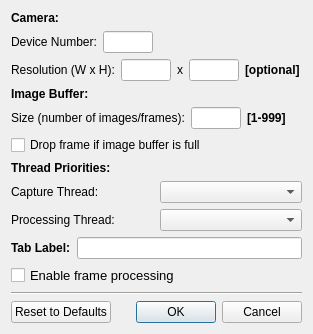
<?xml version="1.0" encoding="UTF-8"?>
<ui version="4.0">
 <class>CameraConnectDialog</class>
 <widget class="QDialog" name="CameraConnectDialog">
  <property name="geometry">
   <rect>
    <x>0</x>
    <y>0</y>
    <width>313</width>
    <height>333</height>
   </rect>
  </property>
  <property name="windowTitle">
   <string>Connect to Camera</string>
  </property>
  <layout class="QVBoxLayout" name="verticalLayout_5">
   <item>
    <layout class="QVBoxLayout" name="verticalLayout_4">
     <item>
      <layout class="QVBoxLayout" name="verticalLayout_3">
       <item>
        <widget class="QLabel" name="label_1">
         <property name="font">
          <font>
           <pointsize>9</pointsize>
           <weight>75</weight>
           <bold>true</bold>
          </font>
         </property>
         <property name="text">
          <string>Camera:</string>
         </property>
        </widget>
       </item>
       <item>
        <layout class="QHBoxLayout" name="horizontalLayout_2">
         <item>
          <widget class="QLabel" name="label_9">
           <property name="font">
            <font>
             <pointsize>9</pointsize>
             <weight>50</weight>
             <bold>false</bold>
            </font>
           </property>
           <property name="text">
            <string>Device Number:</string>
           </property>
          </widget>
         </item>
         <item>
          <widget class="QLineEdit" name="deviceNumberEdit">
           <property name="enabled">
            <bool>true</bool>
           </property>
           <property name="sizePolicy">
            <sizepolicy hsizetype="Fixed" vsizetype="Fixed">
             <horstretch>0</horstretch>
             <verstretch>0</verstretch>
            </sizepolicy>
           </property>
           <property name="minimumSize">
            <size>
             <width>50</width>
             <height>0</height>
            </size>
           </property>
           <property name="maximumSize">
            <size>
             <width>50</width>
             <height>16777215</height>
            </size>
           </property>
           <property name="font">
            <font>
             <pointsize>9</pointsize>
             <weight>50</weight>
             <italic>false</italic>
             <bold>false</bold>
            </font>
           </property>
          </widget>
         </item>
         <item>
          <spacer name="horizontalSpacer_1">
           <property name="orientation">
            <enum>Qt::Horizontal</enum>
           </property>
           <property name="sizeHint" stdset="0">
            <size>
             <width>40</width>
             <height>20</height>
            </size>
           </property>
          </spacer>
         </item>
        </layout>
       </item>
       <item>
        <layout class="QHBoxLayout" name="horizontalLayout_8">
         <item>
          <widget class="QLabel" name="label_11">
           <property name="font">
            <font>
             <pointsize>9</pointsize>
             <weight>50</weight>
             <bold>false</bold>
            </font>
           </property>
           <property name="text">
            <string>Resolution (W x H):</string>
           </property>
          </widget>
         </item>
         <item>
          <widget class="QLineEdit" name="resWEdit">
           <property name="enabled">
            <bool>true</bool>
           </property>
           <property name="sizePolicy">
            <sizepolicy hsizetype="Fixed" vsizetype="Fixed">
             <horstretch>0</horstretch>
             <verstretch>0</verstretch>
            </sizepolicy>
           </property>
           <property name="minimumSize">
            <size>
             <width>50</width>
             <height>0</height>
            </size>
           </property>
           <property name="maximumSize">
            <size>
             <width>50</width>
             <height>16777215</height>
            </size>
           </property>
           <property name="font">
            <font>
             <pointsize>9</pointsize>
             <weight>50</weight>
             <italic>false</italic>
             <bold>false</bold>
            </font>
           </property>
          </widget>
         </item>
         <item>
          <widget class="QLabel" name="label_13">
           <property name="font">
            <font>
             <pointsize>9</pointsize>
             <weight>50</weight>
             <bold>false</bold>
            </font>
           </property>
           <property name="text">
            <string>x</string>
           </property>
          </widget>
         </item>
         <item>
          <widget class="QLineEdit" name="resHEdit">
           <property name="enabled">
            <bool>true</bool>
           </property>
           <property name="sizePolicy">
            <sizepolicy hsizetype="Fixed" vsizetype="Fixed">
             <horstretch>0</horstretch>
             <verstretch>0</verstretch>
            </sizepolicy>
           </property>
           <property name="minimumSize">
            <size>
             <width>50</width>
             <height>0</height>
            </size>
           </property>
           <property name="maximumSize">
            <size>
             <width>50</width>
             <height>16777215</height>
            </size>
           </property>
           <property name="font">
            <font>
             <pointsize>9</pointsize>
             <weight>50</weight>
             <italic>false</italic>
             <bold>false</bold>
            </font>
           </property>
          </widget>
         </item>
         <item>
          <widget class="QLabel" name="label_12">
           <property name="font">
            <font>
             <pointsize>9</pointsize>
             <weight>75</weight>
             <bold>true</bold>
            </font>
           </property>
           <property name="text">
            <string>[optional]</string>
           </property>
          </widget>
         </item>
         <item>
          <spacer name="horizontalSpacer_4">
           <property name="orientation">
            <enum>Qt::Horizontal</enum>
           </property>
           <property name="sizeHint" stdset="0">
            <size>
             <width>40</width>
             <height>20</height>
            </size>
           </property>
          </spacer>
         </item>
        </layout>
       </item>
       <item>
        <widget class="QLabel" name="label_3">
         <property name="font">
          <font>
           <pointsize>9</pointsize>
           <weight>75</weight>
           <bold>true</bold>
          </font>
         </property>
         <property name="text">
          <string>Image Buffer:</string>
         </property>
        </widget>
       </item>
       <item>
        <layout class="QHBoxLayout" name="horizontalLayout">
         <item>
          <widget class="QLabel" name="label_2">
           <property name="font">
            <font>
             <pointsize>9</pointsize>
             <weight>50</weight>
             <bold>false</bold>
            </font>
           </property>
           <property name="text">
            <string>Size (number of images/frames):</string>
           </property>
          </widget>
         </item>
         <item>
          <widget class="QLineEdit" name="imageBufferSizeEdit">
           <property name="sizePolicy">
            <sizepolicy hsizetype="Minimum" vsizetype="Fixed">
             <horstretch>0</horstretch>
             <verstretch>0</verstretch>
            </sizepolicy>
           </property>
           <property name="minimumSize">
            <size>
             <width>50</width>
             <height>0</height>
            </size>
           </property>
           <property name="maximumSize">
            <size>
             <width>50</width>
             <height>16777215</height>
            </size>
           </property>
           <property name="font">
            <font>
             <pointsize>9</pointsize>
            </font>
           </property>
          </widget>
         </item>
         <item>
          <widget class="QLabel" name="label_4">
           <property name="font">
            <font>
             <pointsize>9</pointsize>
             <weight>75</weight>
             <bold>true</bold>
            </font>
           </property>
           <property name="text">
            <string>[1-999]</string>
           </property>
          </widget>
         </item>
         <item>
          <spacer name="horizontalSpacer_2">
           <property name="orientation">
            <enum>Qt::Horizontal</enum>
           </property>
           <property name="sizeHint" stdset="0">
            <size>
             <width>40</width>
             <height>20</height>
            </size>
           </property>
          </spacer>
         </item>
        </layout>
       </item>
       <item>
        <widget class="QCheckBox" name="dropFrameCheckBox">
         <property name="font">
          <font>
           <pointsize>9</pointsize>
          </font>
         </property>
         <property name="text">
          <string>Drop frame if image buffer is full</string>
         </property>
        </widget>
       </item>
       <item>
        <widget class="QLabel" name="label_5">
         <property name="font">
          <font>
           <pointsize>9</pointsize>
           <weight>75</weight>
           <bold>true</bold>
          </font>
         </property>
         <property name="text">
          <string>Thread Priorities:</string>
         </property>
        </widget>
       </item>
       <item>
        <layout class="QHBoxLayout" name="horizontalLayout_3">
         <item>
          <layout class="QVBoxLayout" name="verticalLayout">
           <item>
            <widget class="QLabel" name="label_6">
             <property name="font">
              <font>
               <pointsize>9</pointsize>
               <weight>50</weight>
               <bold>false</bold>
              </font>
             </property>
             <property name="text">
              <string>Capture Thread:</string>
             </property>
            </widget>
           </item>
           <item>
            <widget class="QLabel" name="label_7">
             <property name="font">
              <font>
               <pointsize>9</pointsize>
               <weight>50</weight>
               <bold>false</bold>
              </font>
             </property>
             <property name="text">
              <string>Processing Thread:</string>
             </property>
            </widget>
           </item>
          </layout>
         </item>
         <item>
          <layout class="QVBoxLayout" name="verticalLayout_2">
           <item>
            <widget class="QComboBox" name="capturePrioComboBox">
             <property name="font">
              <font>
               <pointsize>9</pointsize>
              </font>
             </property>
            </widget>
           </item>
           <item>
            <widget class="QComboBox" name="processingPrioComboBox">
             <property name="font">
              <font>
               <pointsize>9</pointsize>
              </font>
             </property>
            </widget>
           </item>
          </layout>
         </item>
        </layout>
       </item>
       <item>
        <layout class="QHBoxLayout" name="horizontalLayout_5">
         <item>
          <widget class="QLabel" name="label_8">
           <property name="font">
            <font>
             <pointsize>9</pointsize>
             <weight>75</weight>
             <bold>true</bold>
            </font>
           </property>
           <property name="text">
            <string>Tab Label:</string>
           </property>
          </widget>
         </item>
         <item>
          <widget class="QLineEdit" name="tabLabelEdit">
           <property name="font">
            <font>
             <pointsize>9</pointsize>
            </font>
           </property>
          </widget>
         </item>
        </layout>
       </item>
       <item>
        <layout class="QHBoxLayout" name="horizontalLayout_7">
         <item>
          <widget class="QCheckBox" name="enableFrameProcessingCheckBox">
           <property name="font">
            <font>
             <pointsize>10</pointsize>
            </font>
           </property>
           <property name="text">
            <string>Enable frame processing</string>
           </property>
          </widget>
         </item>
        </layout>
       </item>
      </layout>
     </item>
     <item>
      <widget class="Line" name="line">
       <property name="orientation">
        <enum>Qt::Horizontal</enum>
       </property>
      </widget>
     </item>
     <item>
      <layout class="QHBoxLayout" name="horizontalLayout_4">
       <item>
        <widget class="QPushButton" name="resetToDefaultsPushButton">
         <property name="text">
          <string>Reset to Defaults</string>
         </property>
        </widget>
       </item>
       <item>
        <widget class="QDialogButtonBox" name="okCancelBox">
         <property name="orientation">
          <enum>Qt::Horizontal</enum>
         </property>
         <property name="standardButtons">
          <set>QDialogButtonBox::Cancel|QDialogButtonBox::Ok</set>
         </property>
        </widget>
       </item>
      </layout>
     </item>
    </layout>
   </item>
  </layout>
 </widget>
 <resources/>
 <connections>
  <connection>
   <sender>okCancelBox</sender>
   <signal>accepted()</signal>
   <receiver>CameraConnectDialog</receiver>
   <slot>accept()</slot>
   <hints>
    <hint type="sourcelabel">
     <x>276</x>
     <y>293</y>
    </hint>
    <hint type="destinationlabel">
     <x>204</x>
     <y>159</y>
    </hint>
   </hints>
  </connection>
  <connection>
   <sender>okCancelBox</sender>
   <signal>rejected()</signal>
   <receiver>CameraConnectDialog</receiver>
   <slot>reject()</slot>
   <hints>
    <hint type="sourcelabel">
     <x>276</x>
     <y>293</y>
    </hint>
    <hint type="destinationlabel">
     <x>204</x>
     <y>159</y>
    </hint>
   </hints>
  </connection>
 </connections>
</ui>
